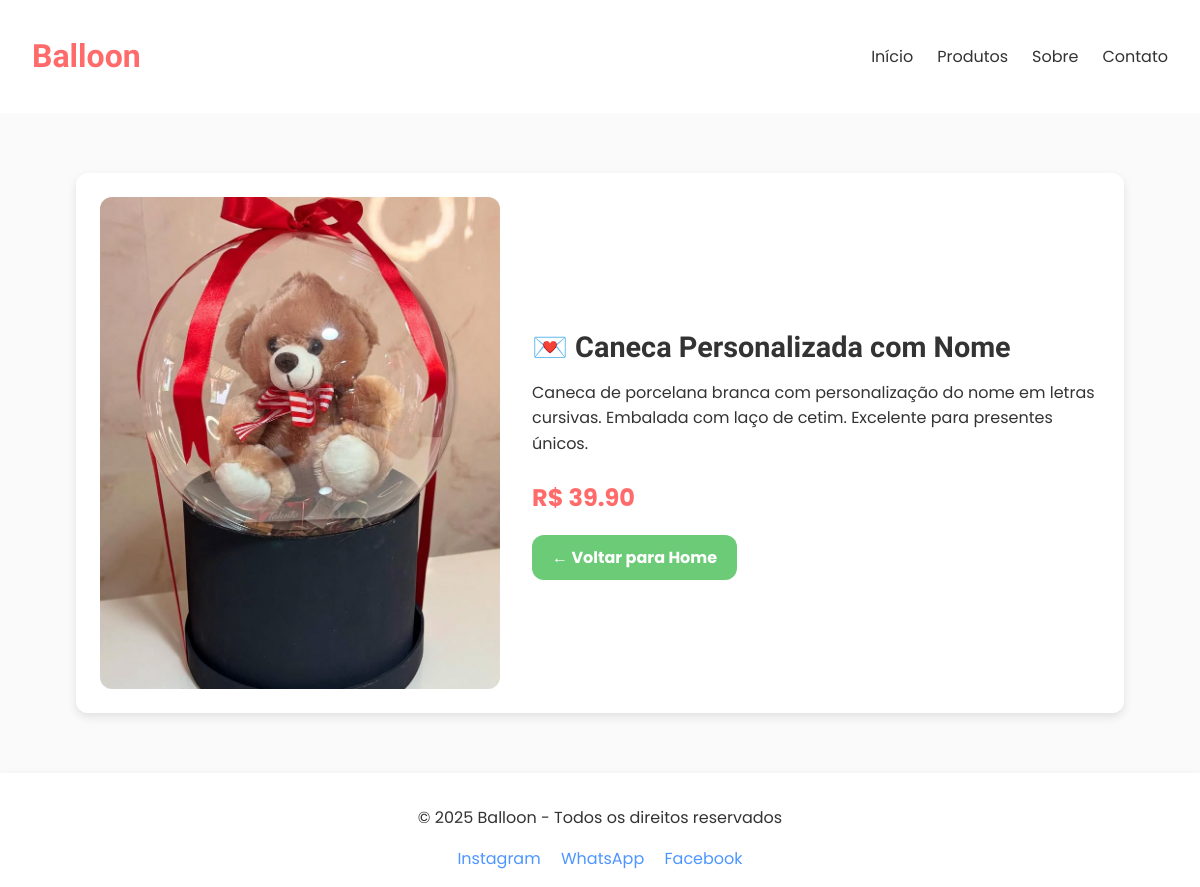
/detalhe_produto/4/, run on the app's committed database.
### presente/models.py (models this page shows, shortened)
class Produto(models.Model):
    nome = models.CharField(max_length=50)
    descricao = models.TextField()
    preco = models.DecimalField( max_digits=8, decimal_places=2)
    imagem = models.ImageField(upload_to='produtos/')
    categoria = models.ForeignKey(Categoria, on_delete=models.CASCADE)

### presente/views.py (the view)
# urls.py: path('detalhe_produto/<int:id>/', views.produtos, name='detalhe_produto'),
def produtos(request, id):
    produto = Produto.objects.get(id=id)
    return render(request, 'presente/pages/detalhe_produto.html', context={
        'produto' : produto
    })

### presente/templates/presente/pages/detalhe_produto.html
{% extends "global/base.html" %}
{% load static %}
{% block conteudo_pagina %}
<section class="detalhe-produto">
  <div class="card-produto-detalhe">
    <div class="imagem-produto">
      <img src="{{ produto.imagem.url }}" alt="{{ produto.nome }}">
    </div>
    <div class="info-produto">
      <h1>{{ produto.nome }}</h1>
      <p class="descricao">{{ produto.descricao }}</p>
      <p class="preco">R$ {{ produto.preco }}</p>
      <a href="{% url 'presente:home' %}" class="botao-voltar">← Voltar para Home</a>
    </div>
  </div>
</section>
{% endblock conteudo_pagina %}

### presente/static/presente/css/style.css (style rules this page uses)
:root { --cor-primaria: #4D96FF; --cor-secundaria: #6BCB77; --cor-terciaria: #FFD93D; --cor-fundo: #FAFAFA; --cor-texto: #333; --cor-contraste: #FF6B6B; --fonte-titulo: 'Baloo 2', cursive; --fonte-texto: 'Poppins', sans-serif; --borda: 12px; --sombra: 0 4px 10px rgba(0,0,0,0.1); }
body { margin: 0; font-family: var(--fonte-texto); background-color: var(--cor-fundo); color: var(--cor-texto); }
a { text-decoration: none; color: inherit; }
.detalhe-produto { display: flex; justify-content: center; align-items: center; padding: 60px 20px; background-color: var(--cor-fundo); }
.card-produto-detalhe { background-color: white; border-radius: var(--borda); box-shadow: var(--sombra); padding: 24px; max-width: 1000px; display: flex; gap: 32px; flex-wrap: wrap; align-items: center; justify-content: center; }
.imagem-produto { flex: 1; max-width: 400px; display: flex; justify-content: center; align-items: center; }
.imagem-produto img { width: 100%; border-radius: var(--borda); object-fit: cover; }
.info-produto { flex: 1; min-width: 300px; text-align: left; }
.info-produto h1 { font-family: var(--fonte-titulo); margin-bottom: 16px; font-size: 1.8rem; }
.info-produto .descricao { margin-bottom: 20px; line-height: 1.6; }
.info-produto .preco { font-size: 1.5rem; color: var(--cor-contraste); font-weight: bold; margin-bottom: 20px; }
.botao-voltar { display: inline-block; background-color: var(--cor-secundaria); color: white; padding: 10px 20px; border-radius: var(--borda); text-decoration: none; font-weight: bold; transition: background-color 0.3s ease; }

### data on the page
Produto: imagem (picture), nome "💌 Caneca Personalizada com Nome", descricao "Caneca de porcelana branca com personalização do nome em letras cursivas. Embalada com laço de cetim. Excelente para presentes únicos.", preco "39.90"
